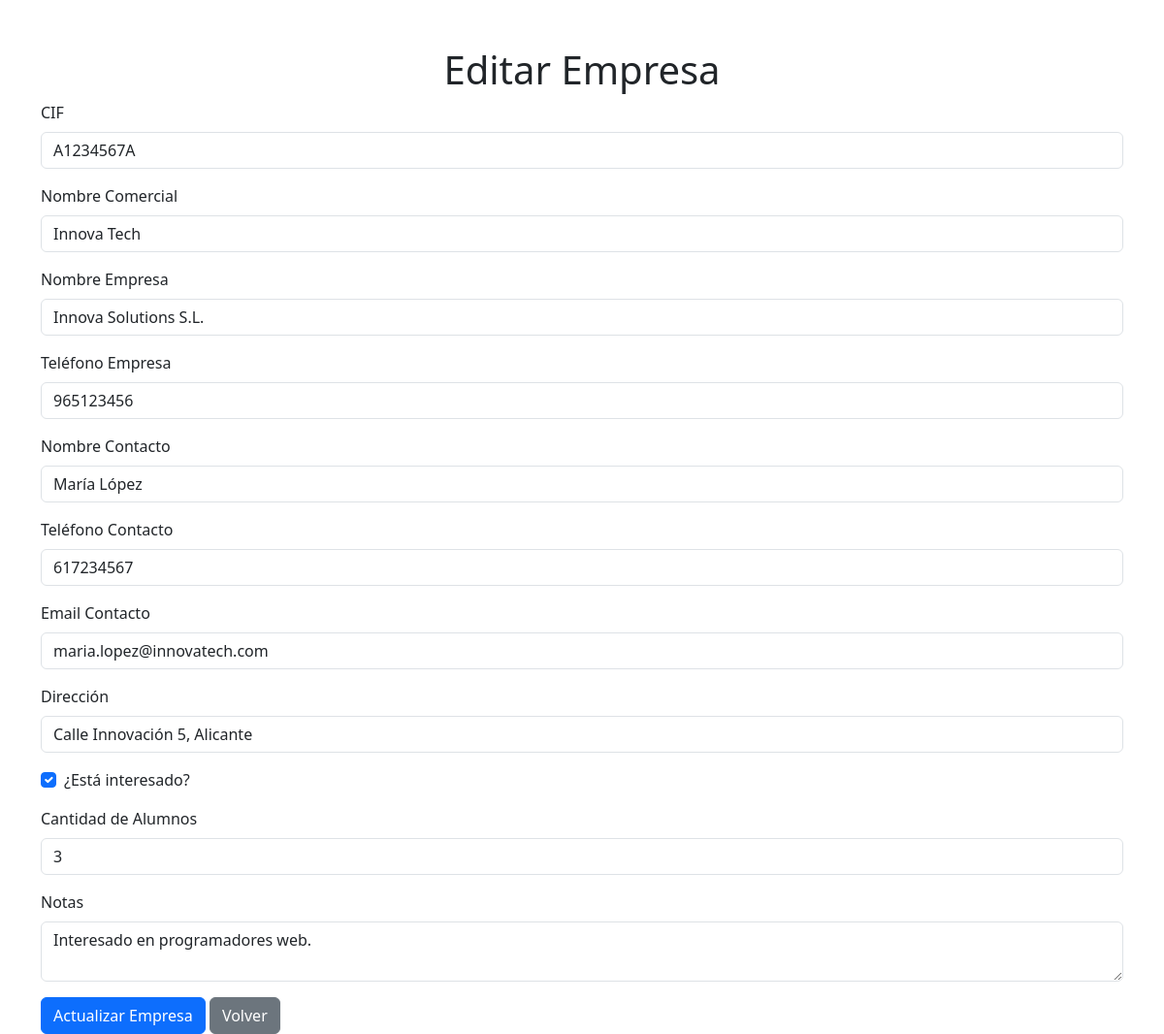
Page /code/gestionEmpresa.php?id=1 on the committed database.
### tables this page shows
CREATE TABLE empresas (
	id int UNSIGNED AUTO_INCREMENT PRIMARY KEY,
	cif char(9) UNIQUE, 
	nombre_comercial varchar(100) NOT NULL,
	nombre_empresa varchar(100),
	telefono_empresa varchar(50),
	nombre_contacto varchar(255),
	telefono_contacto varchar(50),
	email_contacto varchar(255),
	direccion varchar(255),
	interesado tinyint(1),
	cantidad_alumnos TINYINT UNSIGNED,
	notas text
);

### code/gestionEmpresa.php (the view, shortened to what this page needs)
<?php
require 'conexion.php';
$editing = false;
$empresa = null;
if (isset($_GET['id'])) {
    $editing = true;
    $id = $_GET['id'];
    $query = "SELECT * FROM empresas WHERE id = ?";
    $stmt = $mysqli->prepare($query);
    $stmt->bind_param("i", $id);
    $stmt->execute();
    $result = $stmt->get_result();
    $empresa = $result->fetch_assoc();
}
?>
<!DOCTYPE html>
<html lang="es">
<head>
    <link rel="stylesheet" href="https://cdn.jsdelivr.net/npm/bootstrap@5.3.0/dist/css/bootstrap.min.css">
</head>
<body>
    <div class="container mt-5">
        <h1 class="text-center"><?php echo $editing ? 'Editar' : 'Crear'; ?> Empresa</h1>
        <form method="POST" action="">
            <div class="mb-3">
                <label for="cif" class="form-label">CIF</label>
                <input type="text" class="form-control" id="cif" name="cif" maxlength="9" value="<?php echo $editing ? htmlspecialchars($empresa['cif']) : ''; ?>" required>
            </div>
            <div class="mb-3">
                <label for="nombre_comercial" class="form-label">Nombre Comercial</label>
                <input type="text" class="form-control" id="nombre_comercial" name="nombre_comercial" required value="<?php echo $editing ? htmlspecialchars($empresa['nombre_comercial']) : ''; ?>">
            </div>
            <div class="mb-3">
                <label for="nombre_empresa" class="form-label">Nombre Empresa</label>
                <input type="text" class="form-control" id="nombre_empresa" name="nombre_empresa" value="<?php echo $editing ? htmlspecialchars($empresa['nombre_empresa']) : ''; ?>">
            </div>
            <div class="mb-3">
                <label for="telefono_empresa" class="form-label">Teléfono Empresa</label>
                <input type="text" class="form-control" id="telefono_empresa" name="telefono_empresa" value="<?php echo $editing ? htmlspecialchars($empresa['telefono_empresa']) : ''; ?>">
            </div>
            <div class="mb-3">
                <label for="nombre_contacto" class="form-label">Nombre Contacto</label>
                <input type="text" class="form-control" id="nombre_contacto" name="nombre_contacto" value="<?php echo $editing ? htmlspecialchars($empresa['nombre_contacto']) : ''; ?>">
            </div>
            <div class="mb-3">
                <label for="telefono_contacto" class="form-label">Teléfono Contacto</label>
                <input type="text" class="form-control" id="telefono_contacto" name="telefono_contacto" value="<?php echo $editing ? htmlspecialchars($empresa['telefono_contacto']) : ''; ?>">
            </div>
            <div class="mb-3">
                <label for="email_contacto" class="form-label">Email Contacto</label>
                <input type="email" class="form-control" id="email_contacto" name="email_contacto" value="<?php echo $editing ? htmlspecialchars($empresa['email_contacto']) : ''; ?>">
            </div>
            <div class="mb-3">
                <label for="direccion" class="form-label">Dirección</label>
                <input type="text" class="form-control" id="direccion" name="direccion" value="<?php echo $editing ? htmlspecialchars($empresa['direccion']) : ''; ?>">
            </div>
            <div class="form-check mb-3">
                <input type="checkbox" class="form-check-input" id="interesado" name="interesado" <?php echo ($editing && $empresa['interesado']) ? 'checked' : ''; ?>>
                <label for="interesado" class="form-check-label">¿Está interesado?</label>
            </div>
            <div class="mb-3">
                <label for="cantidad_alumnos" class="form-label">Cantidad de Alumnos</label>
                <input type="number" class="form-control" id="cantidad_alumnos" name="cantidad_alumnos" min="0" value="<?php echo $editing ? htmlspecialchars($empresa['cantidad_alumnos']) : ''; ?>">
            </div>
            <div class="mb-3">
                <label for="notas" class="form-label">Notas</label>
                <textarea class="form-control" id="notas" name="notas"><?php echo $editing ? htmlspecialchars($empresa['notas']) : ''; ?></textarea>
            </div>
            <button type="submit" class="btn btn-primary"><?php echo $editing ? 'Actualizar' : 'Crear'; ?> Empresa</button>
            <a href="empresas.php" class="btn btn-secondary">Volver</a>
        </form>
    </div>
</body>
</html>

### rows in the picture
empresas: cif "A1234567A", nombre_comercial "Innova Tech", nombre_empresa "Innova Solutions S.L.", telefono_empresa "965123456", nombre_contacto "María López", telefono_contacto "617234567", email_contacto "maria.lopez@innovatech.com", direccion "Calle Innovación 5, Alicante", interesado "☑", cantidad_alumnos "3", notas "Interesado en programadores web."
